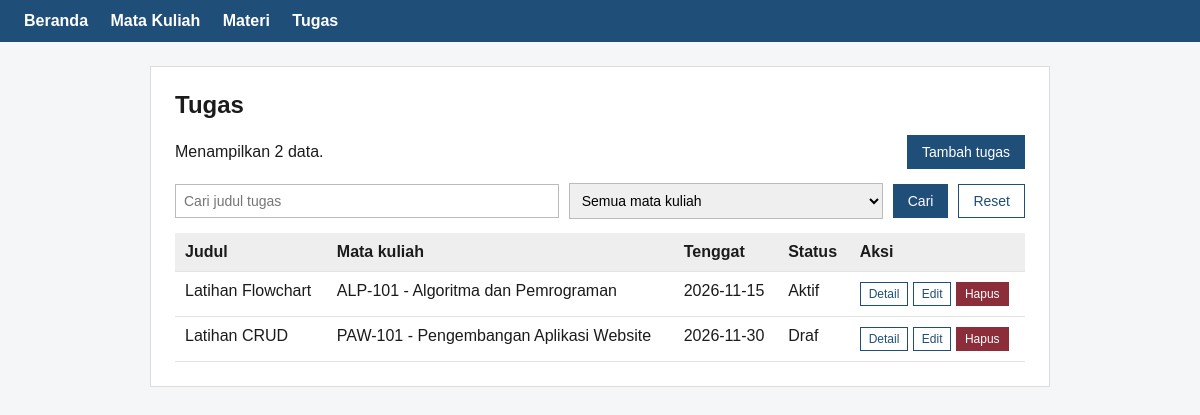
/tugas.php, run on the app's committed database.
### tables this page shows
CREATE TABLE tugas (
  id INT UNSIGNED AUTO_INCREMENT PRIMARY KEY,
  mata_kuliah_id INT UNSIGNED NOT NULL,
  judul VARCHAR(150) NOT NULL,
  instruksi TEXT NOT NULL,
  tenggat DATE NOT NULL,
  status VARCHAR(20) NOT NULL,
  FOREIGN KEY (mata_kuliah_id) REFERENCES mata_kuliah(id) ON DELETE RESTRICT
);

CREATE TABLE mata_kuliah (
  id INT UNSIGNED AUTO_INCREMENT PRIMARY KEY,
  kode VARCHAR(20) NOT NULL UNIQUE,
  nama VARCHAR(100) NOT NULL,
  dosen VARCHAR(100) NOT NULL,
  semester TINYINT UNSIGNED NOT NULL
);

### helpers.php (called while the page is built, shortened)
<?php
function e($s) { return htmlspecialchars((string)$s, ENT_QUOTES, 'UTF-8'); }
function get_str(string $k): string { return isset($_GET[$k]) && is_string($_GET[$k]) ? trim($_GET[$k]) : ''; }
    ?>

### tugas.php (the view, shortened to what this page needs)
<?php
require 'helpers.php'; require 'koneksi.php';
$q  = get_str('q');
$sql = 'SELECT t.id, t.judul, t.tenggat, t.status, m.kode, m.nama FROM tugas t JOIN mata_kuliah m ON m.id = t.mata_kuliah_id WHERE 1=1';
$sql .= ' ORDER BY t.tenggat';
$s = $conn->prepare($sql);
$s->execute();
$hasil = $s->get_result();
$judul = 'Tugas';
include 'header.php';
?>
<div class="top">
    <span>Menampilkan <?= (int)$hasil->num_rows ?> data.</span>
    <a class="btn btn-primary" href="tugas_form.php">Tambah tugas</a>
</div>
<form method="get" class="row">
    <input type="text" name="q" value="<?= e($q) ?>" placeholder="Cari judul tugas">
    <select name="mk">
        <option value="">Semua mata kuliah</option>
    </select>
    <button class="btn btn-primary" type="submit">Cari</button>
    <a class="btn btn-outline" href="tugas.php">Reset</a>
</form>
<?php if ($hasil->num_rows === 0): ?>
    <div class="empty">Data tidak ditemukan.</div>
<?php else: ?>
<table>
    <tr><th>Judul</th><th>Mata kuliah</th><th>Tenggat</th><th>Status</th><th>Aksi</th></tr>
    <?php while ($r = $hasil->fetch_assoc()): ?>
    <tr>
        <td><?= e($r['judul']) ?></td>
        <td><?= e($r['kode']) ?> - <?= e($r['nama']) ?></td>
        <td><?= e($r['tenggat']) ?></td>
        <td><?= e($r['status']) ?></td>
        <td>
            <a class="btn btn-sm" href="tugas_detail.php?id=<?= (int)$r['id'] ?>">Detail</a>
            <a class="btn btn-sm" href="tugas_form.php?id=<?= (int)$r['id'] ?>">Edit</a>
            <a class="btn btn-sm btn-danger" href="tugas_hapus.php?id=<?= (int)$r['id'] ?>">Hapus</a>
        </td>
    </tr>
    <?php endwhile; ?>
</table>
<?php endif; ?>
<?php include 'footer.php'; ?>

### header.php (shortened to what this page needs)
<!DOCTYPE html>
<html lang="id">
<head>
<link rel="stylesheet" href="style.css">
</head>
<body>
<nav>
    <a href="index.php">Beranda</a>
    <a href="mata_kuliah.php">Mata Kuliah</a>
    <a href="materi.php">Materi</a>
    <a href="tugas.php">Tugas</a>
</nav>
<main class="card">
<h1><?= e($judul ?? 'LMS') ?></h1>

### footer.php
</main>
</body>
</html>

### style.css (style rules this page uses)
* { box-sizing:border-box }
body { font-family:Arial,Helvetica,sans-serif;background:#f4f6f8;color:#1b1b1b;margin:0 }
nav { background:#1f4e79;padding:12px 24px }
nav a { color:#fff;text-decoration:none;margin-right:18px;font-weight:bold }
.card { background:#fff;max-width:900px;margin:24px auto;padding:24px;border:1px solid #ddd }
h1 { margin-top:0;font-size:24px }
table { width:100%;border-collapse:collapse;margin-top:14px }
th,td { text-align:left;padding:10px;border-bottom:1px solid #e3e3e3;vertical-align:top }
th { background:#eee }
input[type=text],input[type=number],input[type=date],select,textarea { width:100%;padding:8px;border:1px solid #bbb;font-size:14px }
.btn { display:inline-block;padding:8px 14px;border:1px solid #1f4e79;background:#fff;color:#1f4e79;text-decoration:none;font-size:14px;cursor:pointer }
.btn-primary { background:#1f4e79;color:#fff }
.btn-danger { background:#8b2e3a;border-color:#8b2e3a;color:#fff }
.btn-sm { padding:4px 8px;font-size:12px }
.row { display:flex;gap:10px;align-items:center;flex-wrap:wrap;margin:14px 0 }
.row input[type=text] { flex:1;min-width:160px }
.row select { width:auto;min-width:200px }
.top { display:flex;justify-content:space-between;align-items:center;flex-wrap:wrap }

### data on the page
tugas: judul "Latihan Flowchart", mata_kuliah.kode "ALP-101", mata_kuliah.nama "Algoritma dan Pemrograman", tenggat "2026-11-15", status "Aktif"
tugas: judul "Latihan CRUD", mata_kuliah.kode "PAW-101", mata_kuliah.nama "Pengembangan Aplikasi Website", tenggat "2026-11-30", status "Draf"

### other printed values
$judul "Tugas"
$hasil->num_rows "2"
